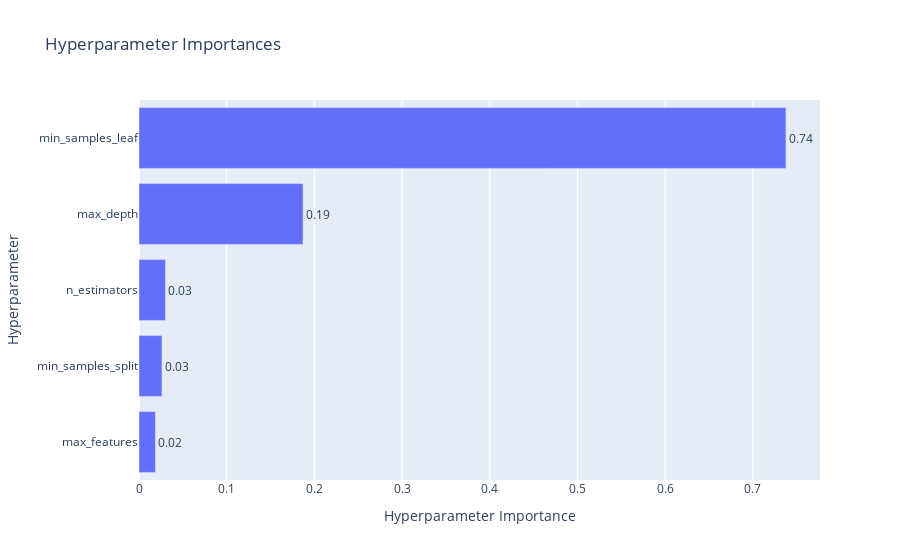

Write notebook code for a chart like this one.
### Code cell
optuna.visualization.plot_param_importances(study3)

### Figure 1 — Plotly figure (JSON) as saved in the notebook; plotly's stock layout.template omitted (floating-point values rounded to 4 significant figures)
{"data": [{"cliponaxis": false, "hovertemplate": ["max_features (CategoricalDistribution): 0.018773813216605612<extra></extra>", "min_samples_split (IntDistribution): 0.02617923037314547<extra></extra>", "n_estimators (IntDistribution): 0.0301972053164731<extra></extra>", "max_depth (IntDistribution): 0.18707704848356993<extra></extra>", "min_samples_leaf (IntDistribution): 0.7377727026102058<extra></extra>"], "name": "Objective Value", "orientation": "h", "text": ["0.02", "0.03", "0.03", "0.19", "0.74"], "textposition": "outside", "type": "bar", "x": [0.01877, 0.02618, 0.0302, 0.1871, 0.7378], "y": ["max_features", "min_samples_split", "n_estimators", "max_depth", "min_samples_leaf"]}], "layout": {"title": {"text": "Hyperparameter Importances"}, "xaxis": {"title": {"text": "Hyperparameter Importance"}}, "yaxis": {"title": {"text": "Hyperparameter"}}}}
